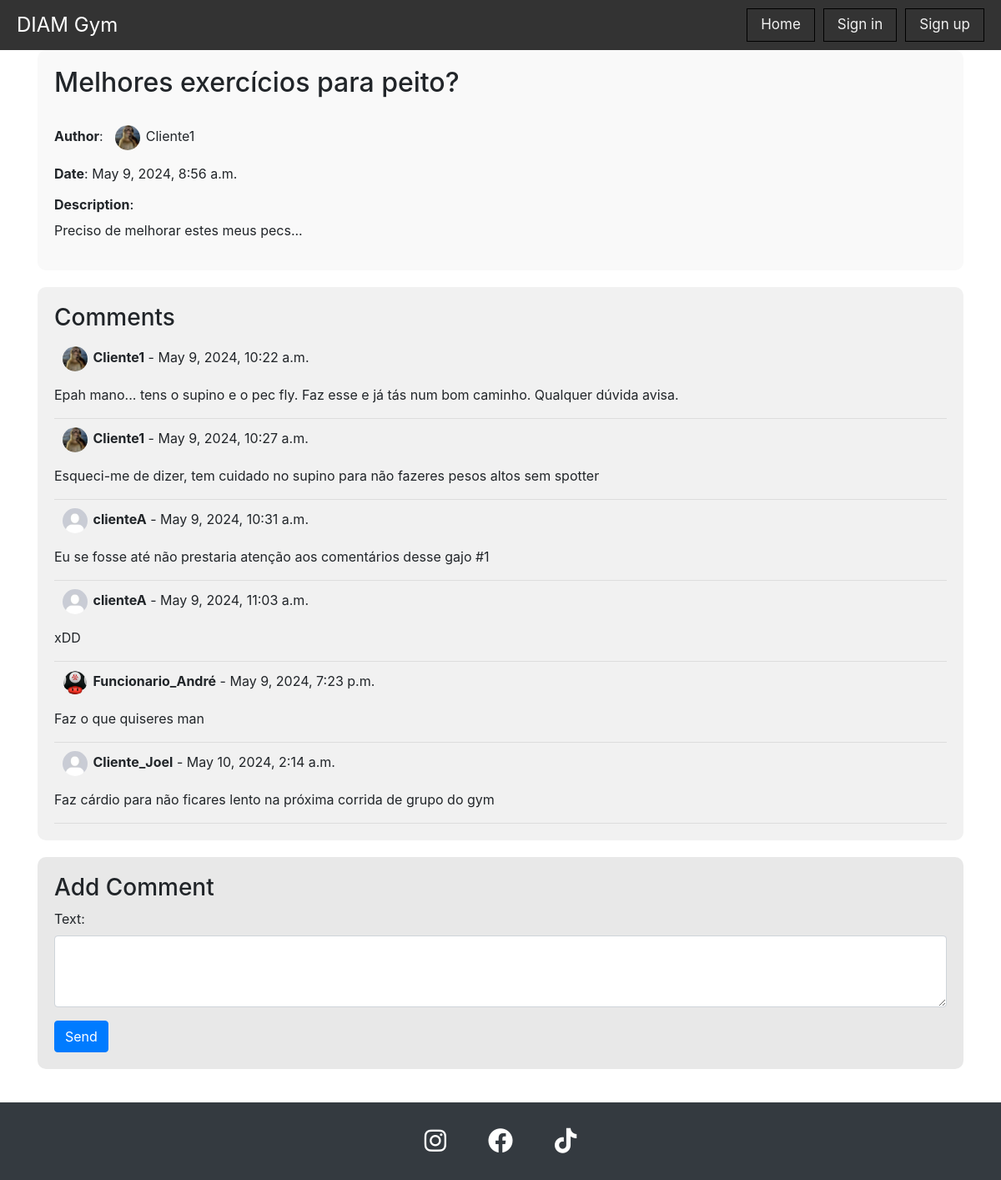
Before: /fitness/forum/1 with the older database file.
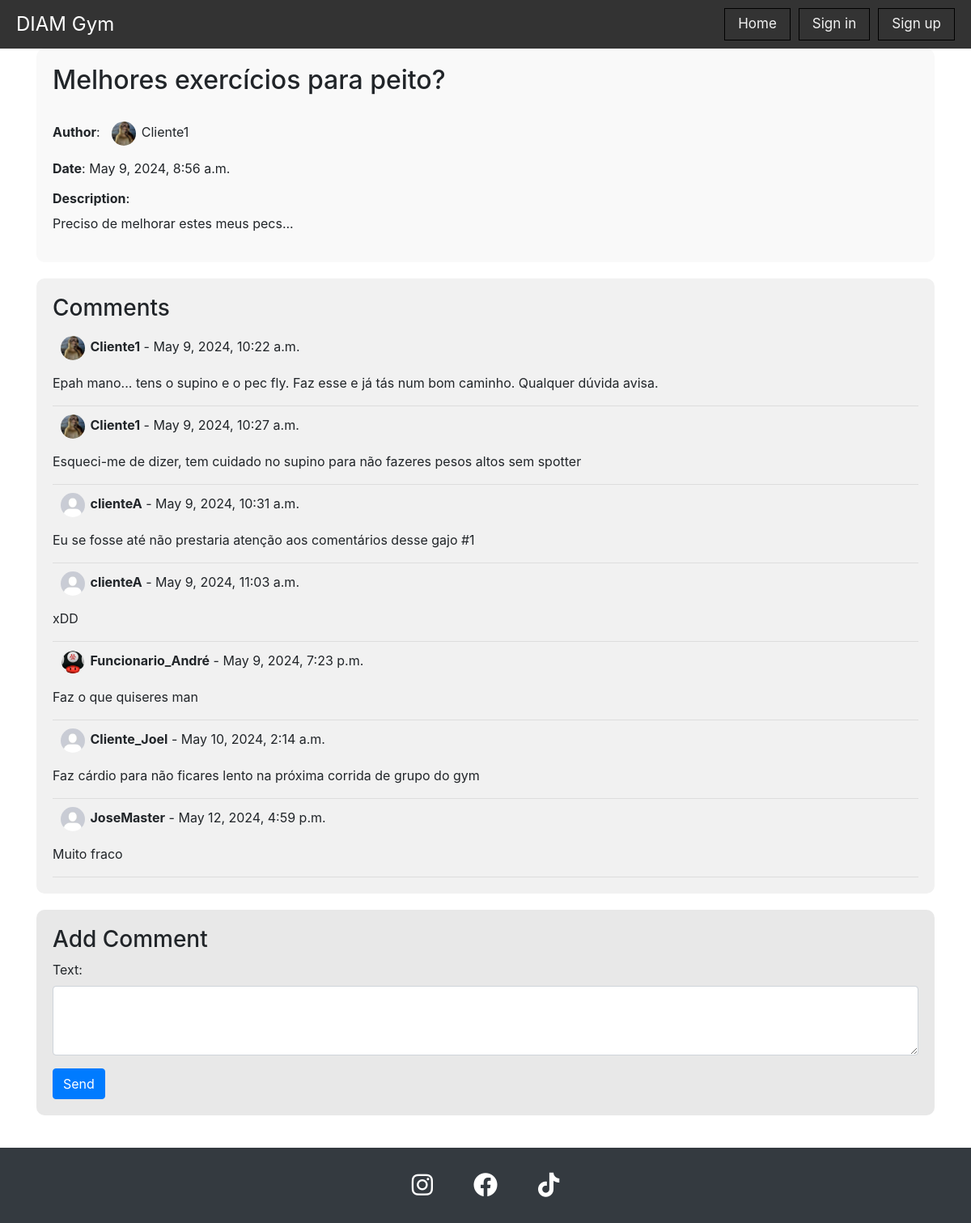
After: the same page with the newer database file.
### fitness/models.py (models this page shows, shortened)
class Post(models.Model):
    autor = models.ForeignKey(Utilizador, on_delete=models.CASCADE)
    titulo = models.CharField(max_length=200)
    descricao = models.TextField(blank=True, default="")
    pub_data = models.DateTimeField('data de publicacao')

class Utilizador(models.Model):
    user = models.OneToOneField(User, on_delete=models.CASCADE)
    profile_picture = models.ImageField(upload_to='profile_pictures/', blank=True, default='default_pfp.jpg')
    user_type = models.CharField(max_length=20, choices=[(types.value, types.name) for types in TypesOfUtilizador])
    def __str__(self):
        return self.user.username

class Comentario(models.Model):
    post = models.ForeignKey(Post, on_delete=models.CASCADE)
    autor = models.ForeignKey(Utilizador, on_delete=models.CASCADE)
    texto = models.TextField(default="")
    pub_data = models.DateTimeField('data de publicacao')

### fitness/views.py (the view)
# urls.py: path('forum/<int:post_id>', views.post_detalhes, name='post_detalhes'),
def post_detalhes(request, post_id):
    post = get_object_or_404(Post, pk=post_id)
    utilizador = None
    if request.session.get('cliente_id') is not None:
        cliente_id = request.session.get('cliente_id')
        cliente = get_object_or_404(Cliente, pk=cliente_id)
        utilizador = get_object_or_404(Utilizador, user_id=cliente.utilizador.user.id)
    if request.session.get('funcionario_id') is not None:
        funcionario_id = request.session.get('funcionario_id')
        funcionario = get_object_or_404(Funcionario, pk=funcionario_id)
        utilizador = get_object_or_404(Utilizador, user_id=funcionario.utilizador.user.id)
    context = {'post': post}
    if utilizador:
        context['utilizador'] = utilizador
    return render(request, 'fitness/post_detalhes.html', context)

### fitness/templates/fitness/post_detalhes.html (shortened to what this page needs)
{% extends "./index.html" %}
{% block content %}
{% load static %}
<div class="container">
    <div class="post-details">
        <div class="post-header">
            <h2>{{ post.titulo }}</h2>
            <br>
            <p> <strong>Author</strong>:
                {% if post.autor.profile_picture %}
                    <img class="profile-picture" src="{{ post.autor.profile_picture.url }}" alt="Profile Picture">
                {% endif %}
                {{ post.autor }}
            </p>
            <p><strong>Date</strong>: {{ post.pub_data }}</p>
        </div>
        <div class="post-description">
            <p><h6><strong>Description</strong>:</h6> {{ post.descricao }}</p>
        </div>
    </div>
    <div class="comments">
        <h3>Comments</h3>
        {% if post.comentario_set %}
            {% for comentario in post.comentario_set.all %}
                <div class="comment">
                    <p>
                        {% if comentario.autor.profile_picture %}
                            <img class="profile-picture" src="{{ comentario.autor.profile_picture.url }}" alt="Profile Picture"></a>
                        {% endif %}
                        <strong>{{ comentario.autor }}</strong> - {{ comentario.pub_data }}
                    </p>
                    <p>{{ comentario.texto }}</p>
                </div>
            {% endfor %}
        {% else %}
            <p>No comments for this post.</p>
        {% endif %}
    </div>
    <div class="add-comment">
        <h3>Add Comment</h3>
        <form method="POST" action="{% url 'fitness:create_comentario' post.id %}">
            <div class="form-group">
                <label for="comment_texto">Text:</label>
                <textarea class="form-control" id="comment_texto" name="comment_texto" rows="3"></textarea>
            </div>
            <button type="submit" class="btn btn-primary">Send</button>
        </form>
    </div>
</div>
{% endblock %}

### fitness/templates/fitness/index.html (shortened to what this page needs)
<!DOCTYPE html>
<html>
<head>
    {% load static %}
    <link rel="stylesheet" href="{% static 'fitness/css/styles.css' %}">
    <link href="https://cdn.jsdelivr.net/npm/bootstrap@5.3.3/dist/css/bootstrap.min.css" rel="stylesheet"
>
    <link rel="stylesheet" href="https://cdnjs.cloudflare.com/ajax/libs/twitter-bootstrap/4.5.0/css/bootstrap.min.css" />
    <link rel="stylesheet" href="https://cdnjs.cloudflare.com/ajax/libs/font-awesome/6.0.0-beta3/css/all.min.css">
    <link rel="stylesheet" href="https://cdn.jsdelivr.net/npm/flatpickr/dist/flatpickr.min.css">
</head>
<body>
    <div class="header-nav-container">
        <header class="header">
            <a href="{% url 'fitness:index' %}" class="text-decoration-none text-white">DIAM Gym</a>
        </header>
        <nav class="topnav">
            {% if not request.user.is_authenticated %}
                <a href="{% url 'fitness:index' %}">Home</a>
                <a href="{% url 'fitness:login_users' %}">Sign in</a>
                <a href="{% url 'fitness:register_users' %}">Sign up</a>
            {% else %}
                <a href="{% url 'fitness:index' %}">Home Page</a>
                <a href="{% url 'fitness:forum' %}">Discussions</a>
                <a href="{% url 'fitness:user_info' %}">Account</a>
                <a href="{% url 'fitness:logout_users' %}">Logout</a>
            {% endif %}
        </nav>
    </div>
    {% block content %}{% endblock %}
        <p><br></p>
        <footer class="footer bg-dark text-light py-4">
            <div class="container text-center">
                <div class="row justify-content-center">
                    <div class="col-auto">
                        <a href="" class="social-icon" target="_blank"><i class="fab fa-instagram"></i></a>
                    </div>
                    <div class="col-auto">
                        <a href="" class="social-icon" target="_blank"><i class="fab fa-facebook"></i></a>
                    </div>
                    <div class="col-auto">
                        <a href="" class="social-icon" target="_blank"><i class="fab fa-tiktok"></i></a>
                    </div>
                </div>
            </div>
        </footer>
</body>
</html>

### fitness/static/fitness/css/styles.css (style rules this page uses)
body { display: none; margin: 0; font-family: Arial, sans-serif; background-color: #f5f5f5; font-size: 18px; }
.header { font-size: 24px; color: white; text-align: left; }
.header-nav-container { display: flex; justify-content: space-between; align-items: center; padding: 10px 20px; background-color: #333; }
.topnav { display: flex; justify-content: flex-end; gap: 10px; }
.topnav a { color: #f2f2f2; text-decoration: none; padding: 10px; font-size: 16px; }
.topnav a[href] { height: 40px; color: #f2f2f2; padding: 14px 16px; text-decoration: none; font-size: 17px; border: 1px groove black; display: flex; align-items: center; }
.social-icon { font-size: 30px; color: #fff; margin: 0 10px; transition: transform 0.3s ease; }

Changed rows visible on the page:
added Comentario: autor.profile_picture (placeholder picture), autor "JoseMaster", pub_data "May 12, 2024, 4:59 p.m.", texto "Muito fraco"
